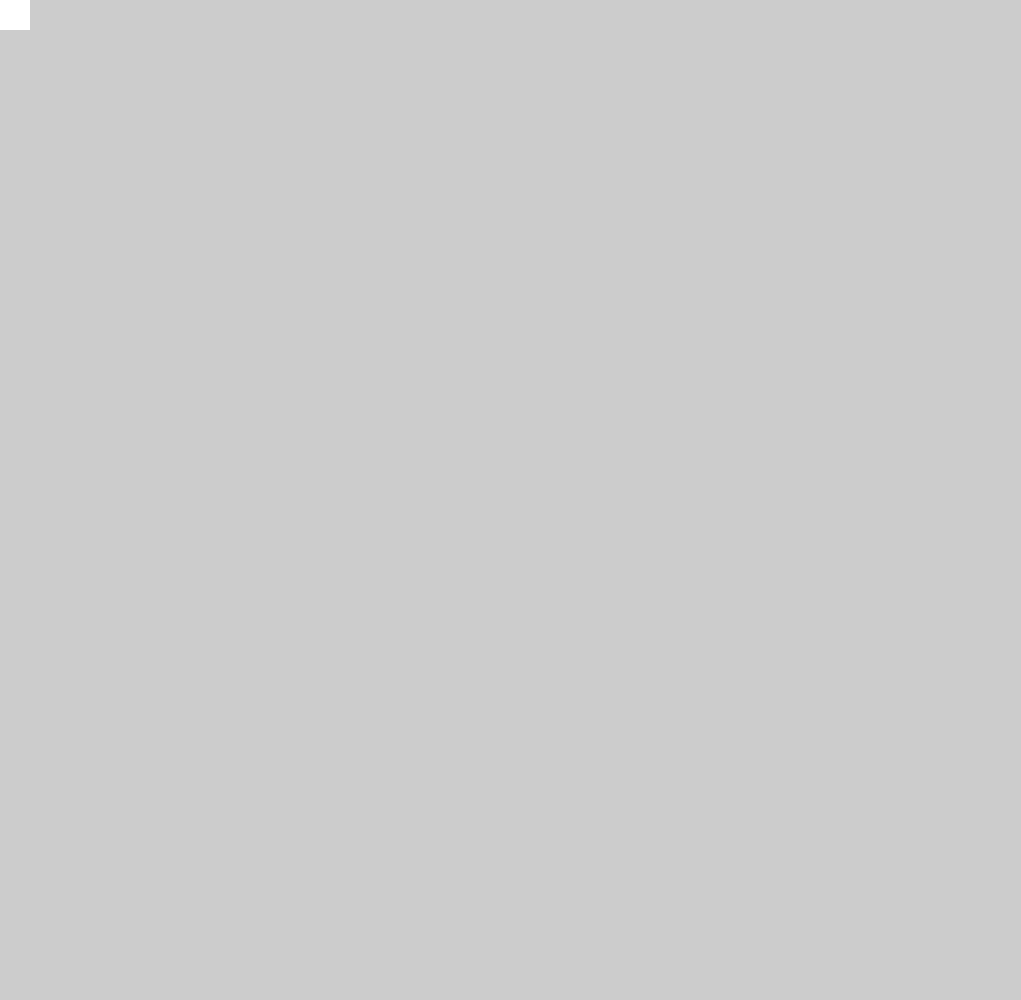
Frame 1 (no input)
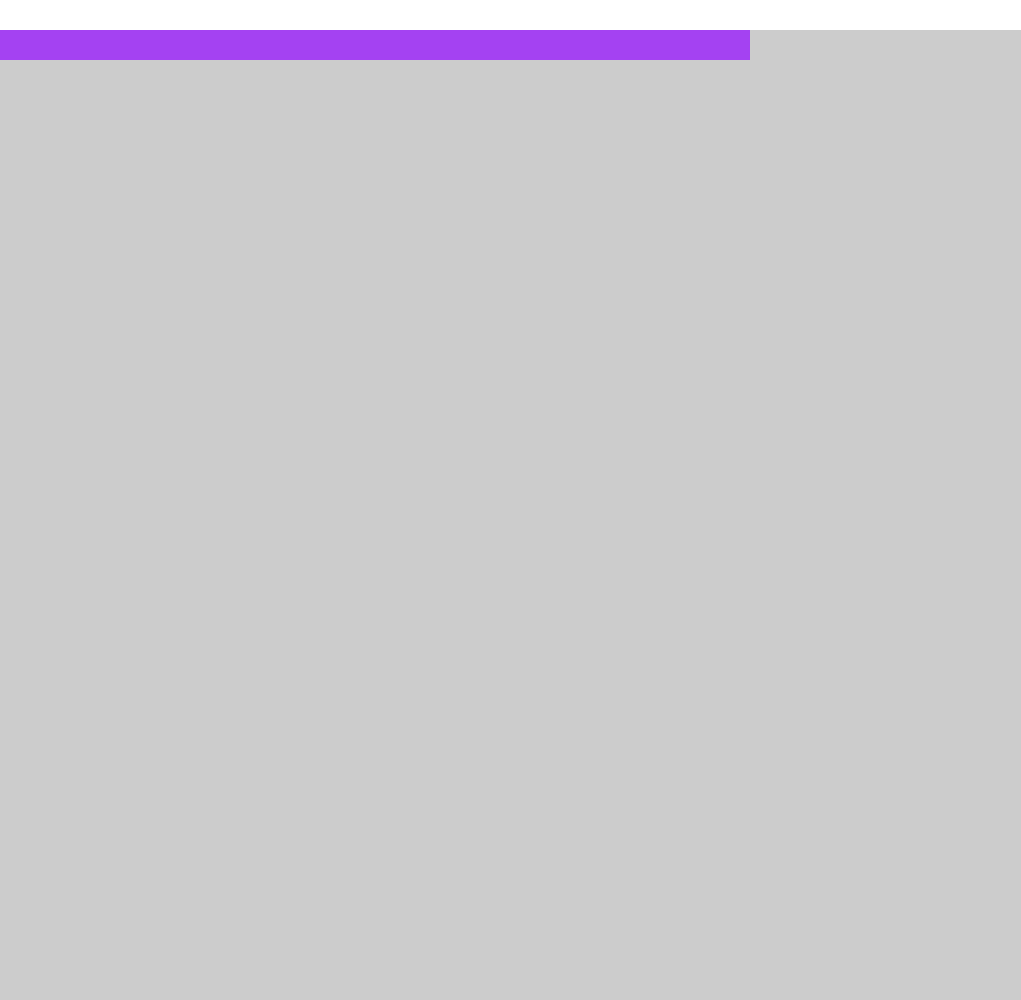
Frame 60 (the mouse pressed at the canvas centre just before this capture)
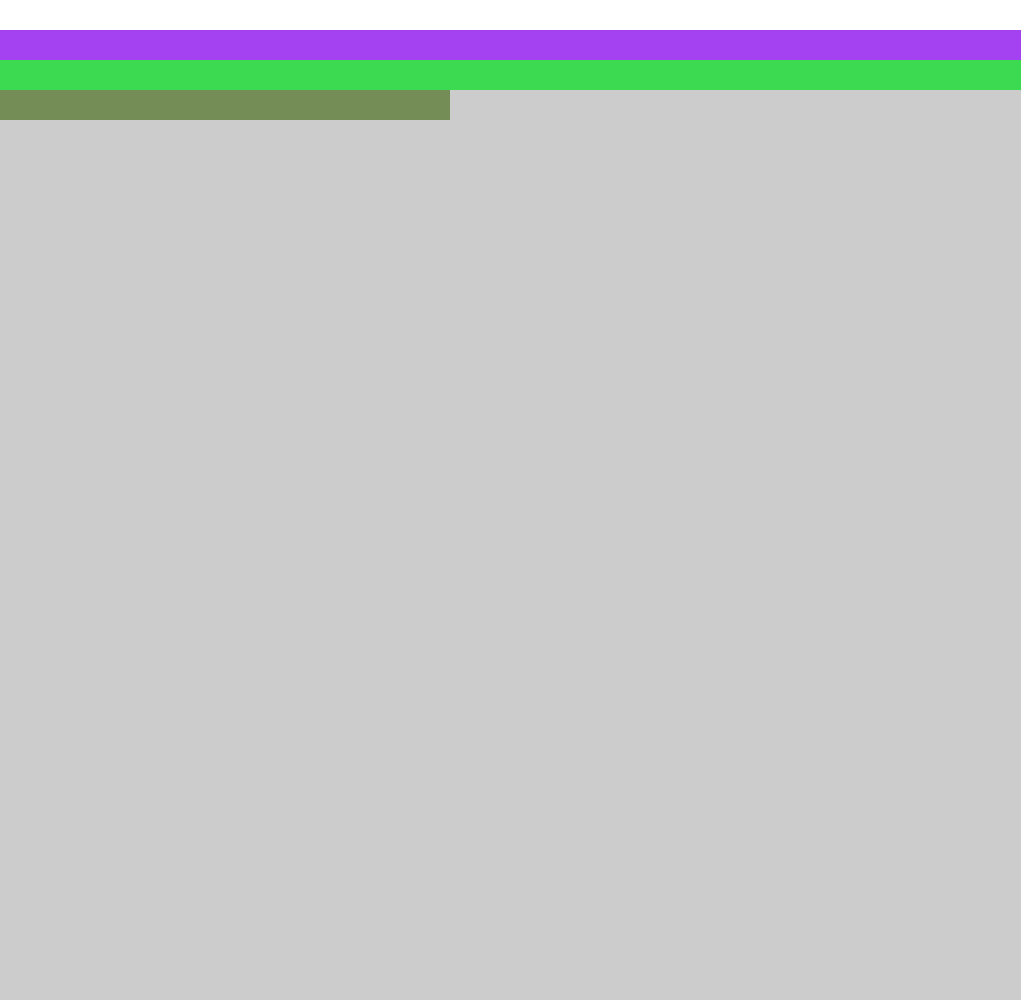
Frame 120 (the mouse held since frame 60 and released just before this capture)

The Processing sketch that drew these frames (run headless with seeded random() and noise(); from frame 60 on, the mouse is pressed at the canvas centre):

// Processing sketch: ISP_
// ── ISP_.pde
//creates veriables
int tileSize = 30;
int column = 0;
int row =0;

void setup() {

  //canvas size
  size(1021, 1000);

  //changes the speed that it draws at
  frameRate(9999999);
}
//draws all of the rectangles
void draw() {
  noStroke();

  //changes colors
  rect(column * tileSize, row* tileSize, tileSize, tileSize);
  column = column + 1;
  if (column ==35) {
    column=0;
    row += 1;
    fill(random(255), random(255), random(255));
  }
}
